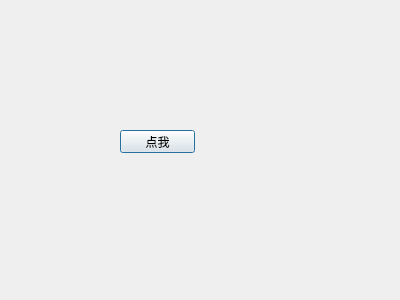
<?xml version="1.0" encoding="UTF-8"?>
<ui version="4.0">
 <class>Dialog</class>
 <widget class="QDialog" name="Dialog">
  <property name="geometry">
   <rect>
    <x>0</x>
    <y>0</y>
    <width>400</width>
    <height>300</height>
   </rect>
  </property>
  <property name="windowTitle">
   <string>Dialog</string>
  </property>
  <widget class="QPushButton" name="pushButton">
   <property name="geometry">
    <rect>
     <x>120</x>
     <y>130</y>
     <width>75</width>
     <height>23</height>
    </rect>
   </property>
   <property name="text">
    <string>点我</string>
   </property>
  </widget>
 </widget>
 <resources/>
 <connections/>
</ui>
